Frame 1 (no input): blank canvas, image omitted
Frame 60 (the mouse pressed at the canvas centre just before this capture): blank canvas, image omitted
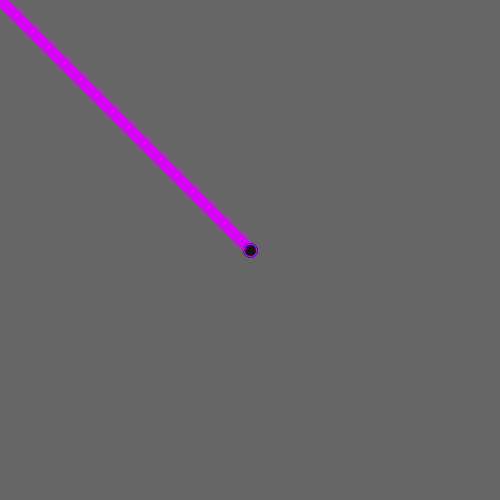
Frame 120 (the mouse held since frame 60 and released just before this capture)

The Processing sketch whose frames 1 and 60 were blank and that drew this single picture after the mouse press (run headless with seeded random() and noise(); from frame 60 on, the mouse is pressed at the canvas centre):

// Processing sketch: Rainbl
// ── Rainbl.pde
/**
 * Continuous Lines. 
 * 
 * Click and drag the mouse to draw a line. 
 */

void setup() {
  size(500, 500);
  background(102);
}

void draw() {
  for(float i = 0; i < 255; i=i+.01) {
  float r = random(i);
  float g = random(i/6);
  float b = random(i);
  stroke(r, g, b);
}
float s = random(10, 15);
strokeWeight(s);
if (mousePressed == true) {
  line(mouseX, mouseY, pmouseX, pmouseY);
}
}
